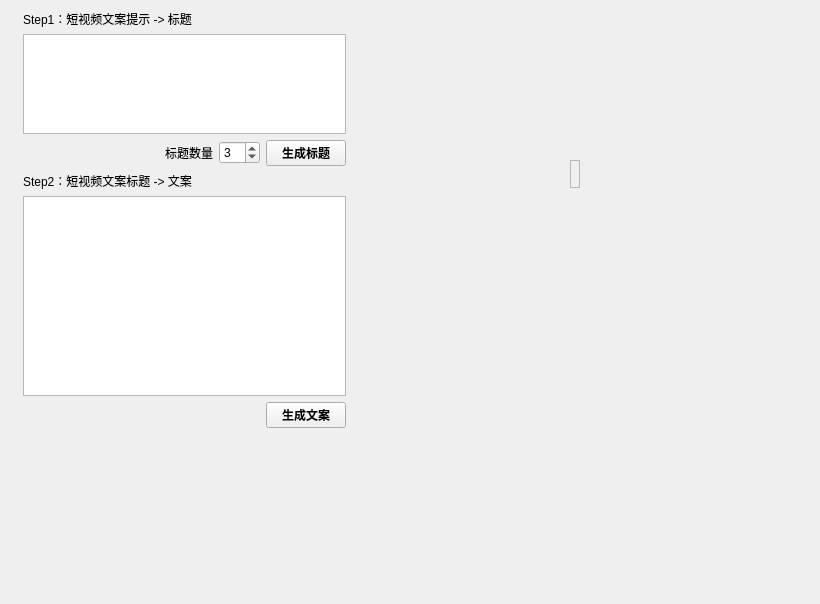
<?xml version="1.0" encoding="UTF-8"?>
<ui version="4.0">
 <class>Form</class>
 <widget class="QWidget" name="Form">
  <property name="geometry">
   <rect>
    <x>0</x>
    <y>0</y>
    <width>820</width>
    <height>604</height>
   </rect>
  </property>
  <property name="windowTitle">
   <string>Form</string>
  </property>
  <widget class="QWidget" name="verticalLayoutWidget_5">
   <property name="geometry">
    <rect>
     <x>20</x>
     <y>10</y>
     <width>331</width>
     <height>541</height>
    </rect>
   </property>
   <layout class="QVBoxLayout" name="layout_main">
    <property name="leftMargin">
     <number>3</number>
    </property>
    <property name="rightMargin">
     <number>5</number>
    </property>
    <item>
     <widget class="QLabel" name="label_5">
      <property name="text">
       <string>Step1：短视频文案提示 -&gt; 标题</string>
      </property>
      <property name="margin">
       <number>5</number>
      </property>
     </widget>
    </item>
    <item>
     <widget class="QPlainTextEdit" name="txt_chat_subject">
      <property name="maximumSize">
       <size>
        <width>16777215</width>
        <height>100</height>
       </size>
      </property>
      <property name="toolTip">
       <string>请输入关于短视频内容的提示语</string>
      </property>
     </widget>
    </item>
    <item>
     <layout class="QHBoxLayout" name="horizontalLayout_5">
      <item>
       <spacer name="horizontalSpacer_3">
        <property name="orientation">
         <enum>Qt::Horizontal</enum>
        </property>
        <property name="sizeHint" stdset="0">
         <size>
          <width>40</width>
          <height>20</height>
         </size>
        </property>
       </spacer>
      </item>
      <item>
       <widget class="QLabel" name="label">
        <property name="text">
         <string>标题数量</string>
        </property>
       </widget>
      </item>
      <item>
       <widget class="QSpinBox" name="spinbox_job_num">
        <property name="minimum">
         <number>1</number>
        </property>
        <property name="maximum">
         <number>10</number>
        </property>
        <property name="value">
         <number>3</number>
        </property>
        <property name="displayIntegerBase">
         <number>8</number>
        </property>
       </widget>
      </item>
      <item>
       <widget class="QPushButton" name="btn_gen_job_title">
        <property name="font">
         <font>
          <weight>75</weight>
          <bold>true</bold>
         </font>
        </property>
        <property name="text">
         <string>生成标题</string>
        </property>
       </widget>
      </item>
     </layout>
    </item>
    <item>
     <widget class="QLabel" name="label_6">
      <property name="text">
       <string>Step2：短视频文案标题 -&gt; 文案</string>
      </property>
      <property name="margin">
       <number>5</number>
      </property>
     </widget>
    </item>
    <item>
     <widget class="QPlainTextEdit" name="txt_job_titles">
      <property name="minimumSize">
       <size>
        <width>0</width>
        <height>200</height>
       </size>
      </property>
      <property name="maximumSize">
       <size>
        <width>16777215</width>
        <height>16777215</height>
       </size>
      </property>
      <property name="toolTip">
       <string>请输入关于短视频内容的标题</string>
      </property>
     </widget>
    </item>
    <item>
     <layout class="QHBoxLayout" name="horizontalLayout_6">
      <item>
       <spacer name="horizontalSpacer_4">
        <property name="orientation">
         <enum>Qt::Horizontal</enum>
        </property>
        <property name="sizeHint" stdset="0">
         <size>
          <width>40</width>
          <height>20</height>
         </size>
        </property>
       </spacer>
      </item>
      <item>
       <widget class="QPushButton" name="btn_gen_job">
        <property name="font">
         <font>
          <weight>75</weight>
          <bold>true</bold>
         </font>
        </property>
        <property name="text">
         <string>生成文案</string>
        </property>
       </widget>
      </item>
     </layout>
    </item>
    <item>
     <spacer name="verticalSpacer_2">
      <property name="orientation">
       <enum>Qt::Vertical</enum>
      </property>
      <property name="sizeHint" stdset="0">
       <size>
        <width>20</width>
        <height>40</height>
       </size>
      </property>
     </spacer>
    </item>
   </layout>
  </widget>
  <widget class="QFrame" name="frame_3">
   <property name="geometry">
    <rect>
     <x>570</x>
     <y>160</y>
     <width>10</width>
     <height>28</height>
    </rect>
   </property>
   <property name="minimumSize">
    <size>
     <width>10</width>
     <height>0</height>
    </size>
   </property>
   <property name="maximumSize">
    <size>
     <width>10</width>
     <height>16777215</height>
    </size>
   </property>
   <property name="frameShape">
    <enum>QFrame::StyledPanel</enum>
   </property>
   <property name="frameShadow">
    <enum>QFrame::Raised</enum>
   </property>
  </widget>
 </widget>
 <resources/>
 <connections/>
</ui>
